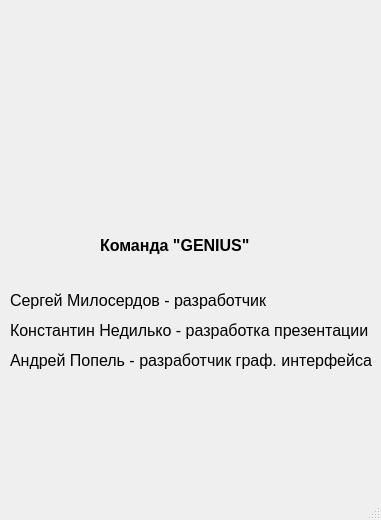
<?xml version="1.0" encoding="UTF-8"?>
<ui version="4.0">
 <class>OtherWindow</class>
 <widget class="QMainWindow" name="OtherWindow">
  <property name="geometry">
   <rect>
    <x>0</x>
    <y>0</y>
    <width>381</width>
    <height>520</height>
   </rect>
  </property>
  <property name="windowTitle">
   <string>Друг v1.0</string>
  </property>
  <property name="windowIcon">
   <iconset>
    <normaloff>micro_img.png</normaloff>micro_img.png</iconset>
  </property>
  <widget class="QWidget" name="centralwidget">
   <widget class="QLabel" name="label">
    <property name="geometry">
     <rect>
      <x>80</x>
      <y>10</y>
      <width>201</width>
      <height>221</height>
     </rect>
    </property>
    <property name="text">
     <string/>
    </property>
    <property name="pixmap">
     <pixmap>logo.png</pixmap>
    </property>
   </widget>
   <widget class="QLabel" name="label_2">
    <property name="geometry">
     <rect>
      <x>100</x>
      <y>230</y>
      <width>271</width>
      <height>31</height>
     </rect>
    </property>
    <property name="font">
     <font>
      <pointsize>12</pointsize>
      <weight>75</weight>
      <bold>true</bold>
     </font>
    </property>
    <property name="text">
     <string>Команда &quot;GENIUS&quot;</string>
    </property>
   </widget>
   <widget class="QLabel" name="label_3">
    <property name="geometry">
     <rect>
      <x>10</x>
      <y>290</y>
      <width>261</width>
      <height>21</height>
     </rect>
    </property>
    <property name="font">
     <font>
      <pointsize>12</pointsize>
     </font>
    </property>
    <property name="text">
     <string>Сергей Милосердов - разработчик</string>
    </property>
   </widget>
   <widget class="QLabel" name="label_5">
    <property name="geometry">
     <rect>
      <x>10</x>
      <y>320</y>
      <width>361</width>
      <height>21</height>
     </rect>
    </property>
    <property name="font">
     <font>
      <pointsize>12</pointsize>
     </font>
    </property>
    <property name="text">
     <string>Константин Недилько - разработка презентации</string>
    </property>
   </widget>
   <widget class="QLabel" name="label_4">
    <property name="geometry">
     <rect>
      <x>10</x>
      <y>350</y>
      <width>371</width>
      <height>21</height>
     </rect>
    </property>
    <property name="font">
     <font>
      <pointsize>12</pointsize>
     </font>
    </property>
    <property name="text">
     <string>Андрей Попель - разработчик граф. интерфейса</string>
    </property>
   </widget>
   <widget class="QLabel" name="label_7">
    <property name="geometry">
     <rect>
      <x>20</x>
      <y>380</y>
      <width>90</width>
      <height>90</height>
     </rect>
    </property>
    <property name="font">
     <font>
      <pointsize>12</pointsize>
     </font>
    </property>
    <property name="text">
     <string/>
    </property>
    <property name="pixmap">
     <pixmap>C:/Users/User/Downloads/imgonline-com-ua-Resize-9cuRbWcuRWslohE.jpg</pixmap>
    </property>
   </widget>
   <widget class="QLabel" name="label_6">
    <property name="geometry">
     <rect>
      <x>140</x>
      <y>380</y>
      <width>90</width>
      <height>90</height>
     </rect>
    </property>
    <property name="text">
     <string/>
    </property>
    <property name="pixmap">
     <pixmap>C:/Users/User/Downloads/imgonline-com-ua-Resize-yKYf7hgIlAHf.jpg</pixmap>
    </property>
   </widget>
   <widget class="QLabel" name="label_8">
    <property name="geometry">
     <rect>
      <x>260</x>
      <y>380</y>
      <width>90</width>
      <height>90</height>
     </rect>
    </property>
    <property name="text">
     <string/>
    </property>
    <property name="pixmap">
     <pixmap>C:/Users/User/Downloads/imgonline-com-ua-Resize-XjM9U3pgiaL.jpg</pixmap>
    </property>
   </widget>
  </widget>
  <widget class="QMenuBar" name="menubar">
   <property name="geometry">
    <rect>
     <x>0</x>
     <y>0</y>
     <width>381</width>
     <height>21</height>
    </rect>
   </property>
  </widget>
  <widget class="QStatusBar" name="statusbar"/>
 </widget>
 <resources/>
 <connections/>
</ui>
